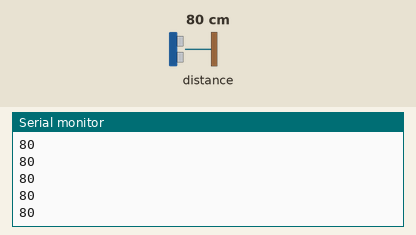
Recording of a sketch running on a simulated Arduino Uno, built with avr-gcc and run on an emulated ATmega328P. Shown: the last lines printed to the serial monitor. Wiring (inferred from the names in the program): SRF02/SRF08 range finder at I2C address 0x70. Inputs (shaded band) come from the test bench; at power-on: distance to the obstacle 80 cm. The echo pulse lasts 58.3 µs per cm.

Above: at 1.2 s.
1.3 s: distance to the obstacle set to 2 cm
At 1.42 s:
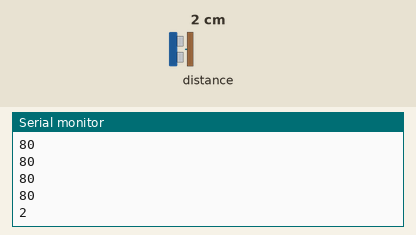
2.8 s: distance to the obstacle set to 4 cm
At 2.84 s:
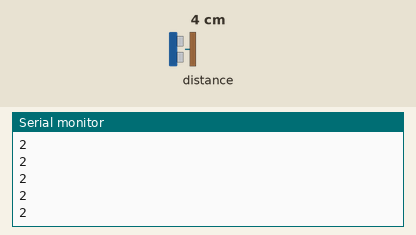
Timing chart, 0 to 5.8 s (numbered marks = the images above; inputs shaded):
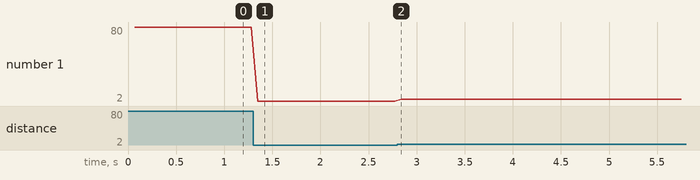

The sketch:

h_hensensor.ino
```cpp
 /* Ultraschallsensor(MB1240)
 *

long value = 0;                      // Variable für die Zeit vom US-Sensor zum Objekt
long high = 0;                       // Variable für die Entfernung vom US-Sensor zum Objekt

const int us    = A3;                // US Pin 2  an Pin A1
int Entfernung = 0;

void setup()
{
  Serial.begin(9600);                // Baudrate
  pinMode(us, INPUT);                // US-Pin als Eingang festlegen

  Serial.println("DISTANCE");
  Serial.println("cm");
 }

void loop()
{
  //value = pulseIn(us, HIGH);         // Berechnungen
  value = analogRead(us);
  //high = value*(1000/58);
  high = value *(500/1000);
  Entfernung = high/1000;

  Serial.print(Entfernung);
  Serial.println("cm");

  delay(20);                         // Zeit bis zur nächsten Messung in ms

}


/*
 * Ultraschallsensor(SRF02)
 */

 #include <Wire.h>

void setup()
{
  Serial.begin(9600);                // Baudrate
  Wire.begin();

}

 int i2cGetMeasurement (byte address) {
  int reading = -1;
  Wire.beginTransmission(address); // transmit to device #112

  Wire.write(0x02);      // sets register pointer to echo #1 register (0x02)
  Wire.endTransmission();      // stop transmitting

  Wire.requestFrom(address, byte(2));    // request 2 bytes from slave device #112
  if(1 < Wire.available())    // if two bytes were received
  {
    reading = Wire.read();  // receive high byte (overwrites previous reading)
    reading = reading << 8;    // shift high byte to be high 8 bits
    reading |= Wire.read(); // receive low byte as lower 8 bits
  }
  return reading;
}

void i2cStartMeasurement (byte address) {
    Wire.beginTransmission(address);
    Wire.write(byte(0x00));
    Wire.write(byte(0x51));  //0x50  Real Ranging Mode - Result in inches
                             //0x51  Real Ranging Mode - Result in centimeters
                             //0x52  Real Ranging Mode - Result in micro-seconds
                             //0x56  Fake Ranging Mode - Result in inches
                             //0x57  Fake Ranging Mode - Result in centimeters
                             //0x58  Fake Ranging Mode - Result in micro-seconds
                             //0x5C  Transmit an 8 cycle 40khz burst
    Wire.endTransmission();
}


void loop()
{

  int hight=0;

  i2cStartMeasurement(byte(240));
  delay(70);
  hight= i2cGetMeasurement(byte(240));
  Serial.println(hight);


}
```

Measured:
- after the input at 1.3 s, the serial monitor: prints a new line after 0.05 s (image 1)
- plotted number 1: 80 → 2 after the input at 1.3 s, 2 → 4 after the input at 2.8 s
